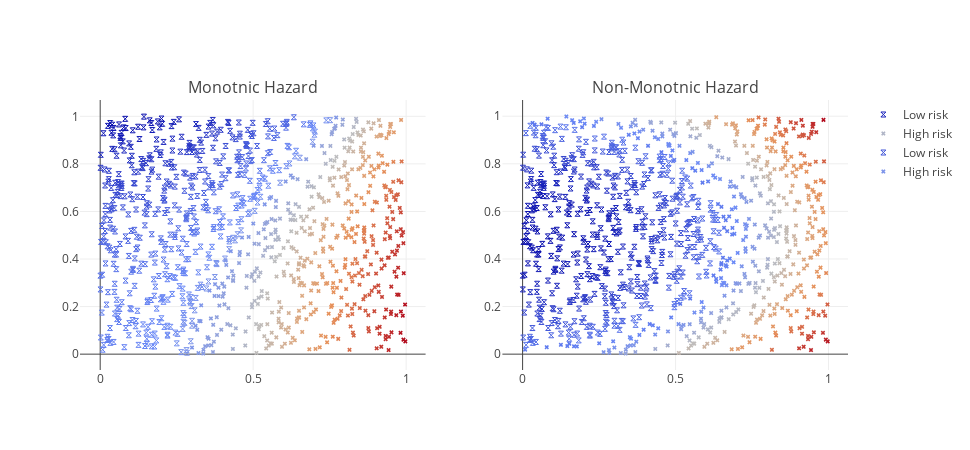

Notebook code cell kept with this figure:
### Code cell
fig = tools.make_subplots(rows=1, cols=2, print_grid=False,
    subplot_titles=('Monotnic Hazard', 'Non-Monotnic Hazard') )

fig.append_trace(h10_trace, 1, 1)
fig.append_trace(h11_trace, 1, 1)
fig.append_trace(h20_trace, 1, 2)
fig.append_trace(h21_trace, 1, 2)
fig['layout'].update(height=470, width=970)
py.iplot(fig, show_link=False)

### Figure 1 — Plotly figure (JSON) as saved in the notebook; plotly's stock layout.template omitted (floating-point values rounded to 4 significant figures; data arrays with more than 128 entries replaced by an {"elided": "..."} marker saying what was removed)
{"data": [{"marker": {"cmax": 2.532, "cmin": -1.917, "color": {"elided": "500 float values"}, "colorscale": "RdBu", "showscale": false, "size": 5, "symbol": 125}, "mode": "markers", "name": "Low risk", "type": "scatter", "x": {"elided": "500 float values"}, "xaxis": "x1", "y": {"elided": "500 float values"}, "yaxis": "y1"}, {"marker": {"cmax": 2.532, "cmin": -1.917, "color": {"elided": "500 float values"}, "colorscale": "RdBu", "showscale": false, "size": 4, "symbol": 204}, "mode": "markers", "name": "High risk", "type": "scatter", "x": {"elided": "500 float values"}, "xaxis": "x1", "y": {"elided": "500 float values"}, "yaxis": "y1"}, {"marker": {"cmax": 2.879, "cmin": -1.496, "color": {"elided": "500 float values"}, "colorscale": "RdBu", "showscale": false, "size": 5, "symbol": 125}, "mode": "markers", "name": "Low risk", "type": "scatter", "x": {"elided": "500 float values"}, "xaxis": "x2", "y": {"elided": "500 float values"}, "yaxis": "y2"}, {"marker": {"cmax": 2.879, "cmin": -1.496, "color": {"elided": "500 float values"}, "colorscale": "RdBu", "showscale": false, "size": 4, "symbol": 204}, "mode": "markers", "name": "High risk", "type": "scatter", "x": {"elided": "500 float values"}, "xaxis": "x2", "y": {"elided": "500 float values"}, "yaxis": "y2"}], "layout": {"annotations": [{"font": {"size": 16}, "showarrow": false, "text": "Monotnic Hazard", "x": 0.225, "xanchor": "center", "xref": "paper", "y": 1, "yanchor": "bottom", "yref": "paper"}, {"font": {"size": 16}, "showarrow": false, "text": "Non-Monotnic Hazard", "x": 0.775, "xanchor": "center", "xref": "paper", "y": 1, "yanchor": "bottom", "yref": "paper"}], "height": 450, "width": 970, "xaxis1": {"anchor": "y1", "domain": [0, 0.45]}, "xaxis2": {"anchor": "y2", "domain": [0.55, 1]}, "yaxis1": {"anchor": "x1", "domain": [0, 1]}, "yaxis2": {"anchor": "x2", "domain": [0, 1]}}}
